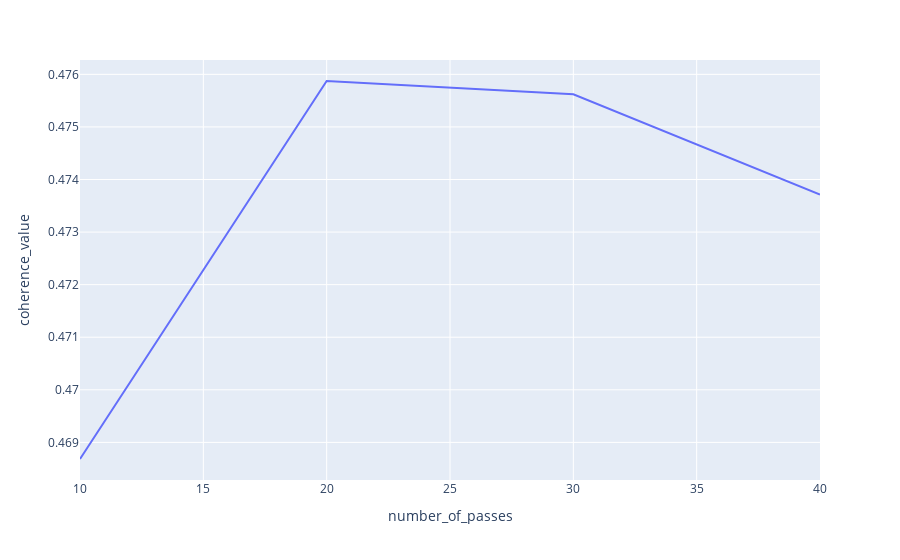

Here is the notebook cell this chart was saved with:
### Code cell
#Printing First Model Time
limit=50; start=10; step=10;
x_2 = range(start, limit, step)

its_ts = {'coherence_value': coherence_values_its,
            'number_of_passes': x_2}

its_track_sheet = pd.DataFrame(data=its_ts)

its_fig = px.line(its_track_sheet, x="number_of_passes", y="coherence_value")
its_fig.show()

### Figure 1 — Plotly figure (JSON) as saved in the notebook; plotly's stock layout.template omitted (floating-point values rounded to 4 significant figures)
{"data": [{"hovertemplate": "number_of_passes=%{x}<br>coherence_value=%{y}<extra></extra>", "legendgroup": "", "line": {"color": "#636efa", "dash": "solid"}, "marker": {"symbol": "circle"}, "mode": "lines", "name": "", "orientation": "v", "showlegend": false, "type": "scatter", "x": [10, 20, 30, 40], "xaxis": "x", "y": [0.4687, 0.4759, 0.4756, 0.4737], "yaxis": "y"}], "layout": {"legend": {"tracegroupgap": 0}, "margin": {"t": 60}, "xaxis": {"anchor": "y", "domain": [0, 1], "title": {"text": "number_of_passes"}}, "yaxis": {"anchor": "x", "domain": [0, 1], "title": {"text": "coherence_value"}}}}
